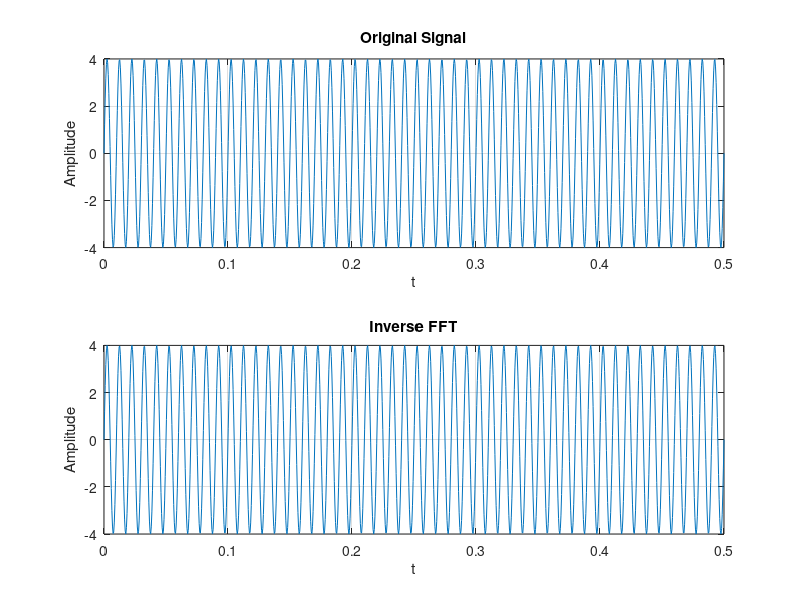

The MATLAB source for this figure: (Note: this script raises an error after producing the figure.)
clear, close all
f = 100;
fs = 1024;
t = linspace(0, 0.5, fs);

x = 4 * sin(2 * pi * f * t);

X = fft(x);

x_inv = real(ifft(X));

figure;
subplot(2, 1, 1);
plot(t, x);
title('Original Signal');
xlabel('t');
ylabel('Amplitude');
grid on;

subplot(2, 1, 2);
plot(t, x_inv);
title('Inverse FFT');
xlabel('t');
ylabel('Amplitude');
grid on;

sgtitle('Original and Reconstructed Signal');
